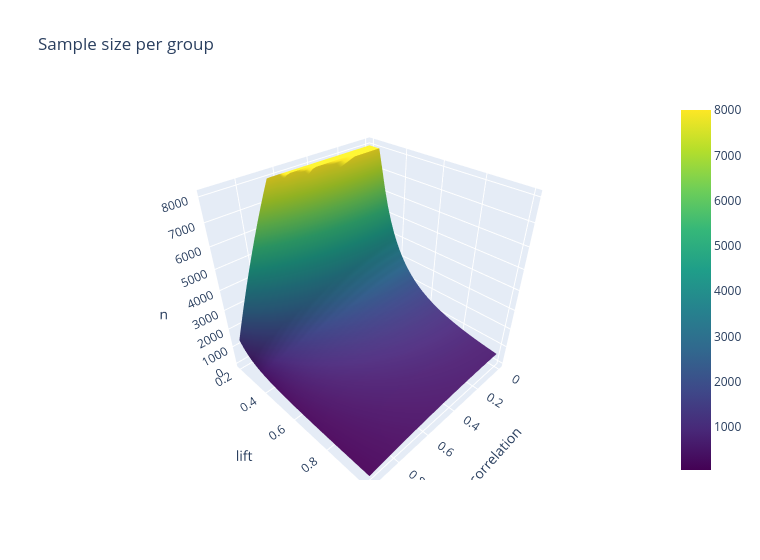

Notebook code cell kept with this figure:
### Markdown cell above
### 8.2 Interactive Plotly version of 8.1

### Code cell
fig = go.Figure(go.Surface(x=rr_, y=dd, z=np.minimum(NN, 8000), colorscale="Viridis")); fig.update_layout(title="Sample size per group", width=760, height=560, scene=dict(xaxis_title="correlation", yaxis_title="lift", zaxis_title="n")); fig.show()

### Figure 1 — Plotly figure (JSON) as saved in the notebook; plotly's stock layout.template omitted (floating-point values rounded to 4 significant figures; data arrays with more than 128 entries replaced by an {"elided": "..."} marker saying what was removed)
{"data": [{"colorscale": [[0.0, "#440154"], [0.1111, "#482878"], [0.2222, "#3e4989"], [0.3333, "#31688e"], [0.4444, "#26828e"], [0.5556, "#1f9e89"], [0.6667, "#35b779"], [0.7778, "#6ece58"], [0.8889, "#b5de2b"], [1.0, "#fde725"]], "type": "surface", "x": [0.0, 0.01939, 0.03878, 0.05816, 0.07755, 0.09694, 0.1163, 0.1357, 0.1551, 0.1745, 0.1939, 0.2133, 0.2327, 0.252, 0.2714, 0.2908, 0.3102, 0.3296, 0.349, 0.3684, 0.3878, 0.4071, 0.4265, 0.4459, 0.4653, 0.4847, 0.5041, 0.5235, 0.5429, 0.5622, 0.5816, 0.601, 0.6204, 0.6398, 0.6592, 0.6786, 0.698, 0.7173, 0.7367, 0.7561, 0.7755, 0.7949, 0.8143, 0.8337, 0.8531, 0.8724, 0.8918, 0.9112, 0.9306, 0.95], "y": [0.2, 0.2205, 0.241, 0.2615, 0.2821, 0.3026, 0.3231, 0.3436, 0.3641, 0.3846, 0.4051, 0.4256, 0.4462, 0.4667, 0.4872, 0.5077, 0.5282, 0.5487, 0.5692, 0.5897, 0.6103, 0.6308, 0.6513, 0.6718, 0.6923, 0.7128, 0.7333, 0.7538, 0.7744, 0.7949, 0.8154, 0.8359, 0.8564, 0.8769, 0.8974, 0.9179, 0.9385, 0.959, 0.9795, 1.0], "z": {"elided": "40x50 float values"}}], "layout": {"height": 560, "scene": {"xaxis": {"title": {"text": "correlation"}}, "yaxis": {"title": {"text": "lift"}}, "zaxis": {"title": {"text": "n"}}}, "title": {"text": "Sample size per group"}, "width": 760}}
